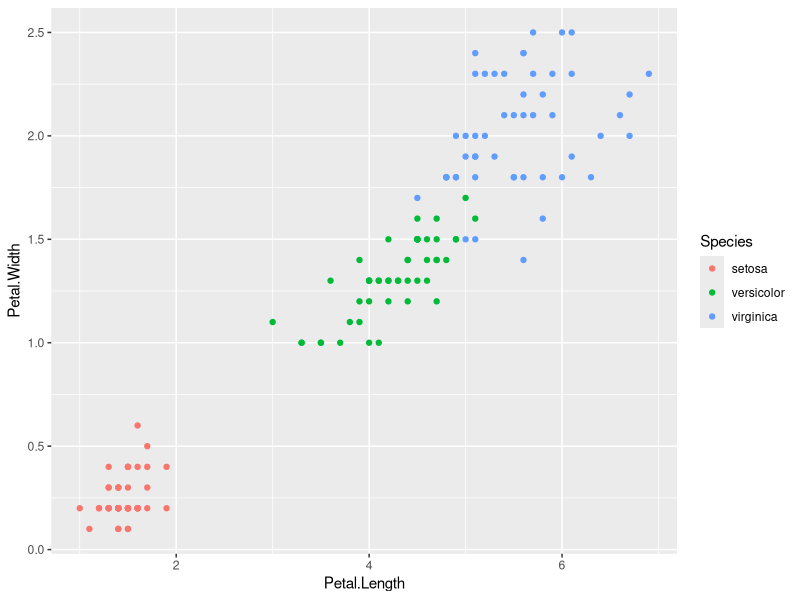
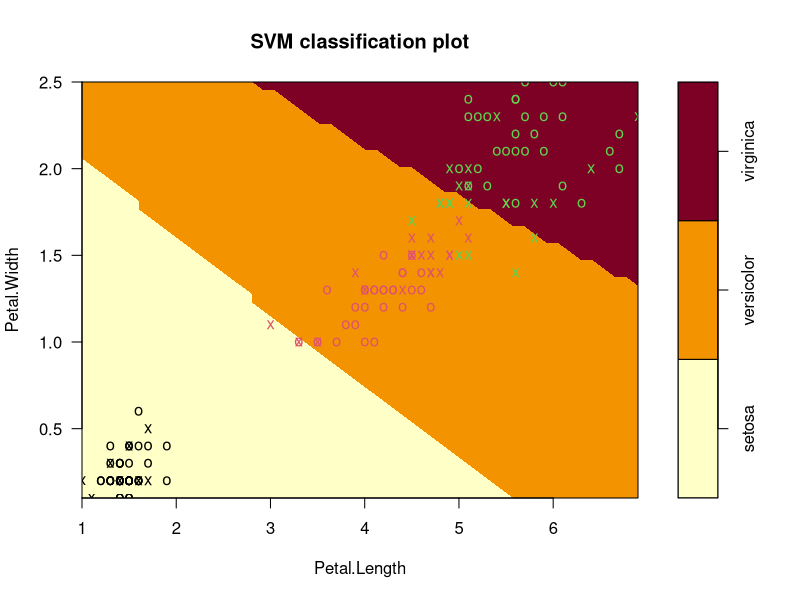
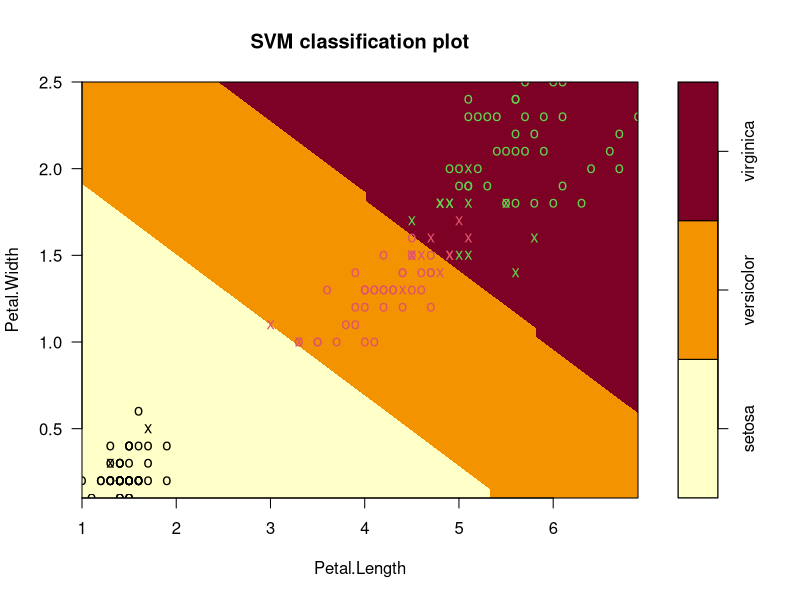
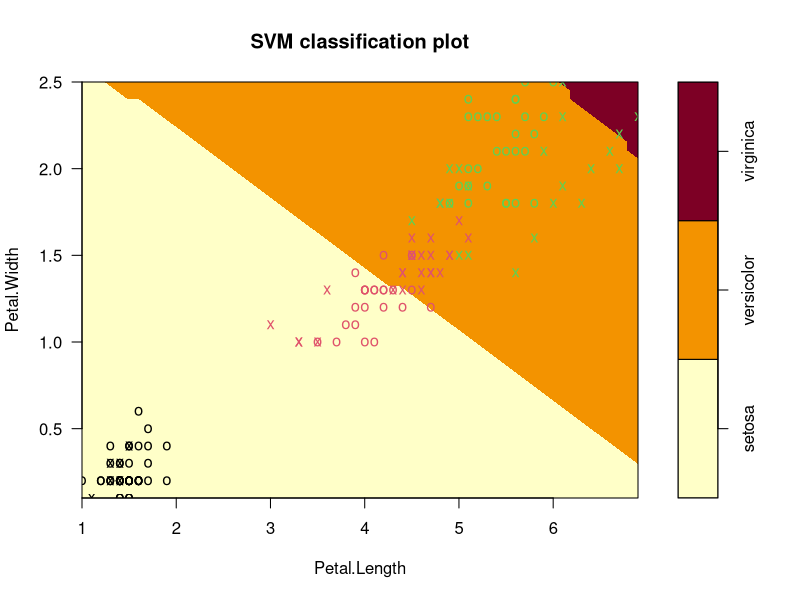
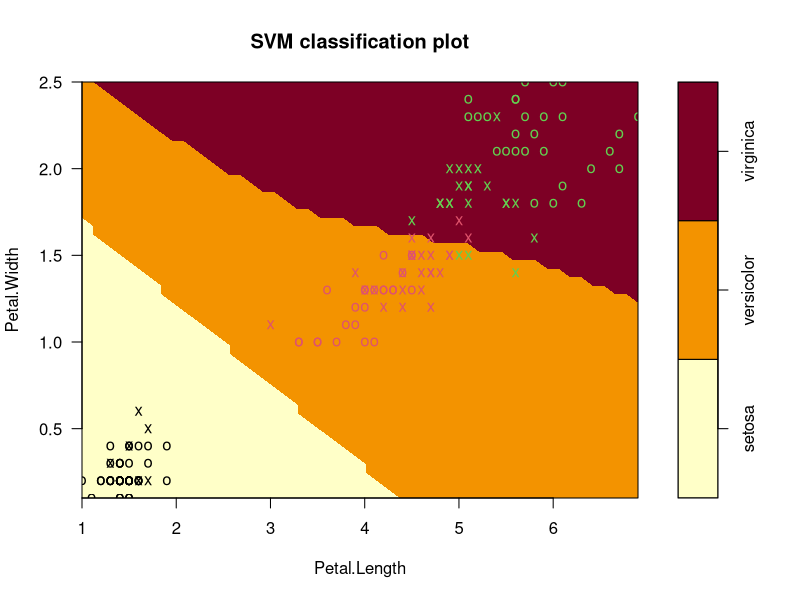
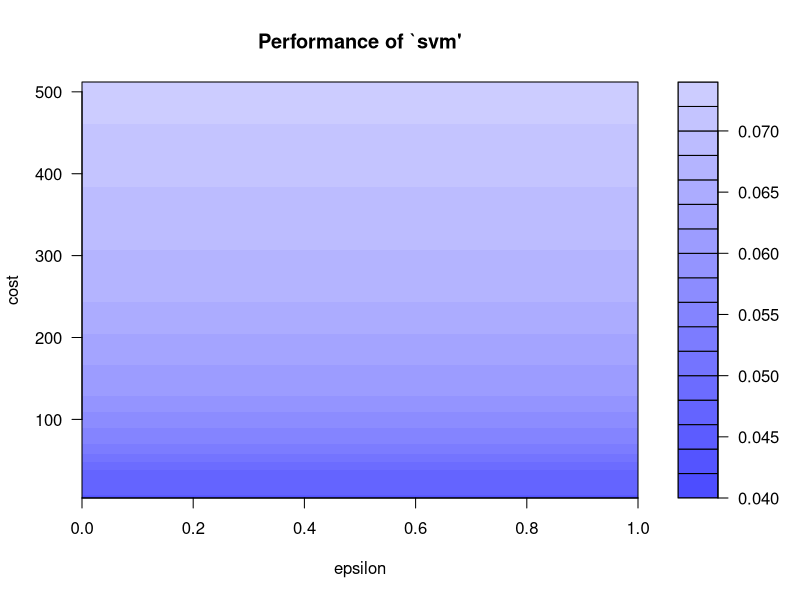
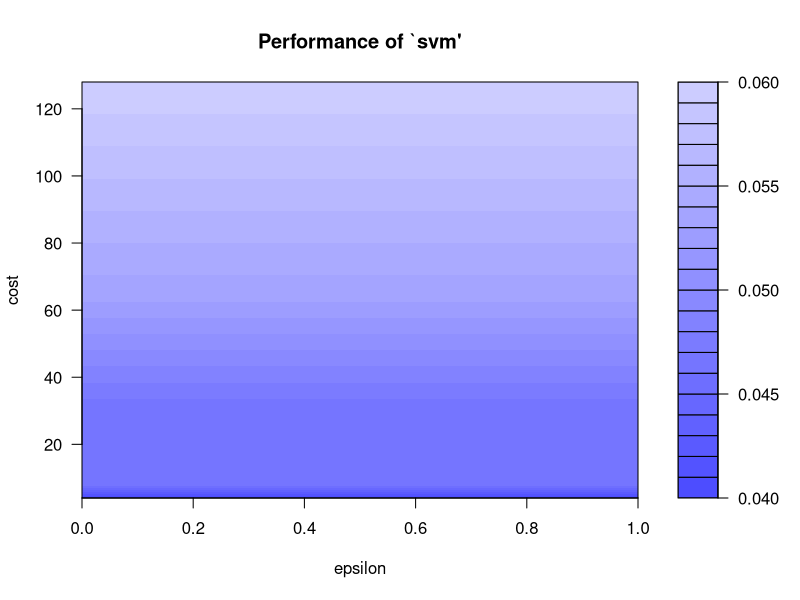
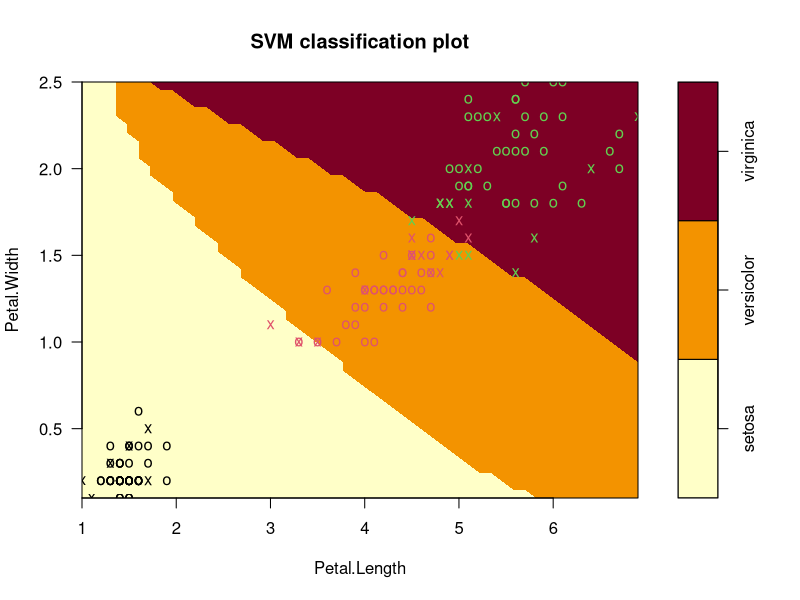

The R script that drew these images, in order:
## ---- chunk 1
knitr::opts_chunk$set(echo = TRUE)
## ---- chunk 2
data(iris) # cargar data "iris" de R
library(ggplot2) # librería para gráficar
library(e1071) # librería para el modelo SVM
## ---- chunk 3
qplot(Petal.Length, Petal.Width, data = iris, color = Species)

## ---- chunk 4

#El comando SVM es parte de la paquetería "e1071"
modelo_svm_species <- svm(Species~., data = iris)
summary(modelo_svm_species)
## ---- chunk 5
#El resumen del modelo muestra cuales fueron los parametros que se utilizaron por default
plot(modelo_svm_species, data=iris, Petal.Width~Petal.Length,
     slice = list(Sepal.Width = 3, Sepal.Length = 4))
## ---- chunk 6

# Aplicación del modelo a los datos de "iris"
prediccion_svm <- predict(modelo_svm_species, iris)

# Matriz de confusión de la predicción de especies del modelo
table(Valor_predicho = prediccion_svm, valor_real = iris$Species)

## ---- chunk 7
modelo_svm_species_lineal <- svm(Species~., data = iris,
                          kernel = "linear")
summary(modelo_svm_species_lineal)

plot(modelo_svm_species_lineal, data=iris, Petal.Width~Petal.Length,
     slice = list(Sepal.Width = 3, Sepal.Length = 4))

prediccion_lineal <- predict(modelo_svm_species_lineal, iris)
# Matriz de confusión
table(Prediccion = prediccion_lineal, Real = iris$Species)

## ---- chunk 8
modelo_svm_species_sigmoid <- svm(Species~., data = iris,
                          kernel = "sigmoid")
summary(modelo_svm_species_sigmoid)

plot(modelo_svm_species_sigmoid, data=iris, Petal.Width~Petal.Length,
     slice = list(Sepal.Width = 3, Sepal.Length = 4))

prediccion_sigmoid <- predict(modelo_svm_species_sigmoid, iris)
table(Prediccion = prediccion_sigmoid, Real = iris$Species)
## ---- chunk 9
modelo_svm_species_polinomial <- svm(Species~., data = iris,
                          kernel = "polynomial")
summary(modelo_svm_species_polinomial)

plot(modelo_svm_species_polinomial, data=iris, Petal.Width~Petal.Length,
     slice = list(Sepal.Width = 3, Sepal.Length = 4))

prediccion_polinomial <- predict(modelo_svm_species_polinomial, iris)
table(Prediccion = prediccion_polinomial, Real = iris$Species)

## ---- chunk 10
set.seed(123)
modelo_opt <- tune(svm, Species~., data = iris, 
     ranges = list(epsilon = seq(0,1,0.1),
                   cost = 2^(2:9)))
summary(modelo_opt)
## ---- chunk 11
plot(modelo_opt) #mejores resultados en los más oscuro
## ---- chunk 12
set.seed(123)
modelo_opt <- tune(svm, Species~., data = iris,
     ranges = list(epsilon = seq(0,1,0.1),
                   cost = 2^(2:7)))
plot(modelo_opt) #mejores resultados en los más oscuro
## ---- chunk 13
modelo_opt$best.model
## ---- chunk 14
modelo_optimo <- modelo_opt$best.model

plot(modelo_optimo, data=iris, Petal.Width~Petal.Length,
     slice = list(Sepal.Width = 3, Sepal.Length = 4))

